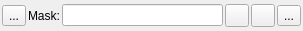
<?xml version="1.0" encoding="UTF-8"?>
<ui version="4.0">
 <class>SelectByMaskWorkPanel</class>
 <widget class="QWidget" name="SelectByMaskWorkPanel">
  <property name="geometry">
   <rect>
    <x>0</x>
    <y>0</y>
    <width>303</width>
    <height>31</height>
   </rect>
  </property>
  <property name="sizePolicy">
   <sizepolicy hsizetype="Preferred" vsizetype="Preferred">
    <horstretch>0</horstretch>
    <verstretch>0</verstretch>
   </sizepolicy>
  </property>
  <property name="windowTitle">
   <string>Select by Mask</string>
  </property>
  <property name="styleSheet">
   <string notr="true"> QPushButton {
     border: 1px solid #dadbde;
  background-color: qlineargradient(x1: 0, y1: 0, x2: 0, y2: 1,
                                       stop: 0 #dadbde, stop: 1 #f6f7fa);
     border-radius: 2px;
     min-width: 34px;
 }

 QPushButton:checked {
     border: 2px solid #777777;
 }</string>
  </property>
  <layout class="QHBoxLayout" name="horizontalLayout">
   <property name="spacing">
    <number>2</number>
   </property>
   <property name="margin">
    <number>2</number>
   </property>
   <item>
    <widget class="QToolButton" name="typeTB">
     <property name="toolTip">
      <string>Toggle selection by atoms/residues</string>
     </property>
     <property name="text">
      <string>...</string>
     </property>
     <property name="icon">
      <iconset resource="StandardWP.qrc">
       <normaloff>:/images/StandardWP/SelectByMaskWorkPanel/SelectAtoms.svg</normaloff>:/images/StandardWP/SelectByMaskWorkPanel/SelectAtoms.svg</iconset>
     </property>
     <property name="checkable">
      <bool>true</bool>
     </property>
     <property name="checked">
      <bool>false</bool>
     </property>
    </widget>
   </item>
   <item>
    <widget class="QLabel" name="label">
     <property name="text">
      <string>Mask:</string>
     </property>
    </widget>
   </item>
   <item>
    <widget class="QLineEdit" name="maskLE"/>
   </item>
   <item>
    <widget class="QToolButton" name="executeTB">
     <property name="toolTip">
      <string>Select</string>
     </property>
     <property name="icon">
      <iconset resource="StandardWP.qrc">
       <normaloff>:/images/StandardWP/SelectByMaskWorkPanel/Execute.svg</normaloff>:/images/StandardWP/SelectByMaskWorkPanel/Execute.svg</iconset>
     </property>
    </widget>
   </item>
   <item>
    <widget class="QToolButton" name="clearTB">
     <property name="toolTip">
      <string>Clear current selection buffer</string>
     </property>
     <property name="icon">
      <iconset resource="StandardWP.qrc">
       <normaloff>:/images/StandardWP/SelectByMaskWorkPanel/ClearSelection.svg</normaloff>:/images/StandardWP/SelectByMaskWorkPanel/ClearSelection.svg</iconset>
     </property>
    </widget>
   </item>
   <item>
    <widget class="QToolButton" name="selectNoneTB">
     <property name="toolTip">
      <string>Cancel selection</string>
     </property>
     <property name="text">
      <string>...</string>
     </property>
     <property name="icon">
      <iconset resource="StandardWP.qrc">
       <normaloff>:/images/StandardWP/SelectByMaskWorkPanel/SelectNone.svg</normaloff>:/images/StandardWP/SelectByMaskWorkPanel/SelectNone.svg</iconset>
     </property>
    </widget>
   </item>
  </layout>
 </widget>
 <resources>
  <include location="StandardWP.qrc"/>
 </resources>
 <connections/>
</ui>
